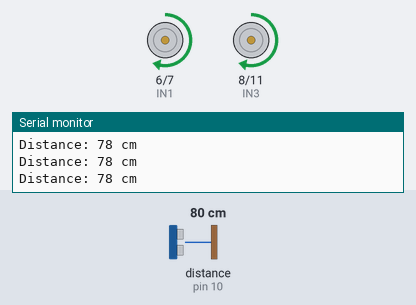
Recording of a sketch running on a simulated Arduino Uno, built with avr-gcc and run on an emulated ATmega328P. On the bench: motor-driver pin pairs drawn as motors (green arrow = first pin HIGH = forward, orange = second pin HIGH = backward, longer = more drive, scaled by the enable pin), the last lines printed to the serial monitor. Wiring (inferred from the names in the program): ultrasonic range finder: trigger pin 9; echo pin 10. Inputs (shaded band) come from the test bench; at power-on: distance to the obstacle (sensor on pin 10) 80 cm. The echo pulse lasts 58.3 µs per cm.

Above: at 2.2 s.
2.3 s: distance to the obstacle (sensor on pin 10) set to 23 cm
3.8 s: distance to the obstacle (sensor on pin 10) set to 19 cm
At 4.5 s:
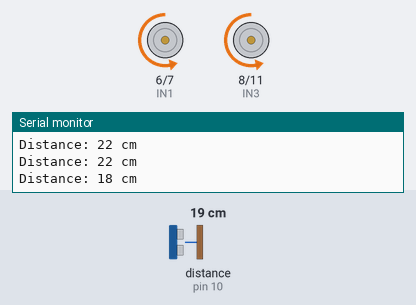
At 5.5 s:
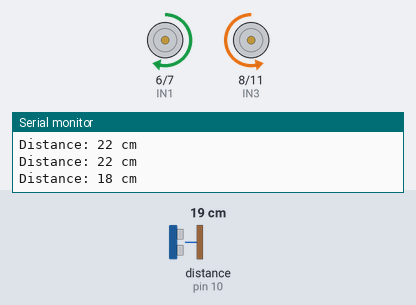
6.8 s: distance to the obstacle (sensor on pin 10) set to 35 cm
9.8 s: distance to the obstacle (sensor on pin 10) set to 2 cm
At 12.0 s:
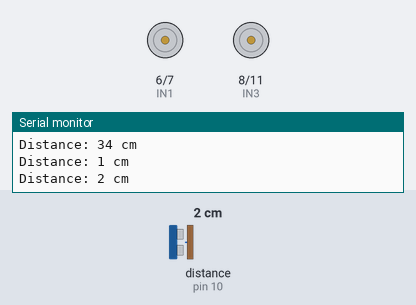
12.8 s: distance to the obstacle (sensor on pin 10) set to 120 cm
Timing chart, 0 to 15.8 s (numbered marks = the images above; inputs shaded):
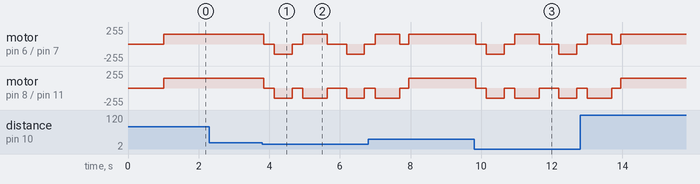

Measured:
- the behaviour switches between 22 and 21 cm on distance to the obstacle (sensor on pin 10) (found by bisection; images 0 and 1)

The sketch:

Automatic_Floor_Cleaner.ino
```cpp
/*
  Automatic Floor Cleaning Robot
  --------------------------------
  Controller  : Arduino UNO
  Sensor      : HC-SR04 Ultrasonic Sensor
  Motor Driver: L298N
  Motors      : 2 DC Gear Motors

  Features:
  - Moves forward automatically
  - Detects obstacles using ultrasonic sensor
  - Stops when an obstacle is detected
  - Moves backward
  - Turns and continues cleaning
*/

#define TRIG_PIN 9
#define ECHO_PIN 10

// Left motor
#define ENA 5
#define IN1 6
#define IN2 7

// Right motor
#define ENB 3
#define IN3 8
#define IN4 11

#define MOTOR_SPEED 150

// Minimum safe distance in cm
#define OBSTACLE_DISTANCE 20

void setup() {
  Serial.begin(9600);

  // Ultrasonic sensor
  pinMode(TRIG_PIN, OUTPUT);
  pinMode(ECHO_PIN, INPUT);

  // Motor driver
  pinMode(ENA, OUTPUT);
  pinMode(IN1, OUTPUT);
  pinMode(IN2, OUTPUT);

  pinMode(ENB, OUTPUT);
  pinMode(IN3, OUTPUT);
  pinMode(IN4, OUTPUT);

  stopRobot();

  delay(1000);
}

void loop() {

  long distance = getDistance();

  Serial.print("Distance: ");
  Serial.print(distance);
  Serial.println(" cm");

  // If obstacle is detected
  if (distance <= OBSTACLE_DISTANCE) {

    stopRobot();
    delay(300);

    // Move backward
    moveBackward();
    delay(500);

    stopRobot();
    delay(300);

    // Turn right
    turnRight();
    delay(700);

    stopRobot();
    delay(200);
  }

  else {
    // No obstacle → move forward
    moveForward();
  }

  delay(50);
}


// -------------------------------------
// Get distance from ultrasonic sensor
// -------------------------------------

long getDistance() {

  digitalWrite(TRIG_PIN, LOW);
  delayMicroseconds(2);

  digitalWrite(TRIG_PIN, HIGH);
  delayMicroseconds(10);

  digitalWrite(TRIG_PIN, LOW);

  long duration = pulseIn(ECHO_PIN, HIGH, 30000);

  // If no echo is received
  if (duration == 0) {
    return 400;
  }

  long distance = duration * 0.034 / 2;

  return distance;
}


// -------------------------------------
// Move Forward
// -------------------------------------

void moveForward() {

  analogWrite(ENA, MOTOR_SPEED);
  analogWrite(ENB, MOTOR_SPEED);

  digitalWrite(IN1, HIGH);
  digitalWrite(IN2, LOW);

  digitalWrite(IN3, HIGH);
  digitalWrite(IN4, LOW);
}


// -------------------------------------
// Move Backward
// -------------------------------------

void moveBackward() {

  analogWrite(ENA, MOTOR_SPEED);
  analogWrite(ENB, MOTOR_SPEED);

  digitalWrite(IN1, LOW);
  digitalWrite(IN2, HIGH);

  digitalWrite(IN3, LOW);
  digitalWrite(IN4, HIGH);
}


// -------------------------------------
// Turn Right
// -------------------------------------

void turnRight() {

  analogWrite(ENA, MOTOR_SPEED);
  analogWrite(ENB, MOTOR_SPEED);

  // Left motor forward
  digitalWrite(IN1, HIGH);
  digitalWrite(IN2, LOW);

  // Right motor backward
  digitalWrite(IN3, LOW);
  digitalWrite(IN4, HIGH);
}


// -------------------------------------
// Stop Robot
// -------------------------------------

void stopRobot() {

  analogWrite(ENA, 0);
  analogWrite(ENB, 0);

  digitalWrite(IN1, LOW);
  digitalWrite(IN2, LOW);

  digitalWrite(IN3, LOW);
  digitalWrite(IN4, LOW);
}
```
